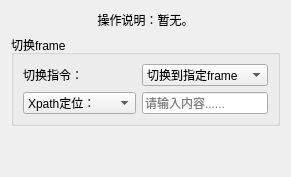
       <widget class="QWidget" name="tab_13">
        <attribute name="title">
         <string>切换frame</string>
        </attribute>
        <layout class="QVBoxLayout" name="verticalLayout_30">
         <item>
          <widget class="QLabel" name="label_95">
           <property name="sizePolicy">
            <sizepolicy hsizetype="Preferred" vsizetype="Preferred">
             <horstretch>0</horstretch>
             <verstretch>0</verstretch>
            </sizepolicy>
           </property>
           <property name="text">
            <string>操作说明：暂无。</string>
           </property>
           <property name="alignment">
            <set>Qt::AlignmentFlag::AlignCenter</set>
           </property>
           <property name="wordWrap">
            <bool>false</bool>
           </property>
           <property name="margin">
            <number>0</number>
           </property>
           <property name="indent">
            <number>-1</number>
           </property>
           <property name="openExternalLinks">
            <bool>false</bool>
           </property>
          </widget>
         </item>
         <item>
          <widget class="QGroupBox" name="groupBox_12">
           <property name="title">
            <string>切换frame</string>
           </property>
           <layout class="QGridLayout" name="gridLayout_19" columnstretch="1,3">
            <item row="0" column="0">
             <widget class="QLabel" name="label_70">
              <property name="text">
               <string>切换指令：</string>
              </property>
              <property name="alignment">
               <set>Qt::AlignmentFlag::AlignLeading|Qt::AlignmentFlag::AlignLeft|Qt::AlignmentFlag::AlignVCenter</set>
              </property>
             </widget>
            </item>
            <item row="0" column="1">
             <widget class="QComboBox" name="comboBox_26">
              <item>
               <property name="text">
                <string>切换到指定frame</string>
               </property>
              </item>
              <item>
               <property name="text">
                <string>切换到上一级文档</string>
               </property>
              </item>
              <item>
               <property name="text">
                <string>切换回主文档</string>
               </property>
              </item>
             </widget>
            </item>
            <item row="1" column="0">
             <widget class="QComboBox" name="comboBox_27">
              <item>
               <property name="text">
                <string>Xpath定位：</string>
               </property>
              </item>
              <item>
               <property name="text">
                <string>frame名称或ID：</string>
               </property>
              </item>
             </widget>
            </item>
            <item row="1" column="1">
             <widget class="QLineEdit" name="lineEdit_11">
              <property name="placeholderText">
               <string>请输入内容......</string>
              </property>
             </widget>
            </item>
           </layout>
          </widget>
         </item>
         <item>
          <spacer name="verticalSpacer_11">
           <property name="orientation">
            <enum>Qt::Orientation::Vertical</enum>
           </property>
           <property name="sizeHint" stdset="0">
            <size>
             <width>20</width>
             <height>40</height>
            </size>
           </property>
          </spacer>
         </item>
        </layout>
       </widget>
